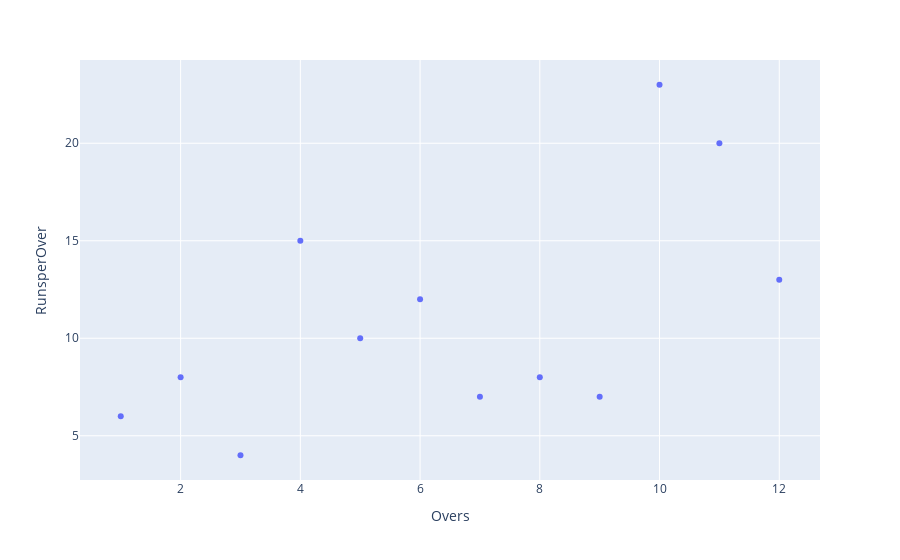

The notebook cell this image was saved under:
### Code cell
#Data Visualization
import plotly.express as px
fig=px.scatter(df,x='Overs',y='RunsperOver')
fig.show()

### Figure 1 — Plotly figure (JSON) as saved in the notebook; plotly's stock layout.template omitted (floating-point values rounded to 4 significant figures)
{"data": [{"hovertemplate": "Overs=%{x}<br>RunsperOver=%{y}<extra></extra>", "legendgroup": "", "marker": {"color": "#636efa", "symbol": "circle"}, "mode": "markers", "name": "", "orientation": "v", "showlegend": false, "type": "scatter", "x": [1, 2, 3, 4, 5, 6, 7, 8, 9, 10, 11, 12], "xaxis": "x", "y": [6, 8, 4, 15, 10, 12, 7, 8, 7, 23, 20, 13], "yaxis": "y"}], "layout": {"legend": {"tracegroupgap": 0}, "margin": {"t": 60}, "xaxis": {"anchor": "y", "domain": [0, 1], "title": {"text": "Overs"}}, "yaxis": {"anchor": "x", "domain": [0, 1], "title": {"text": "RunsperOver"}}}}
